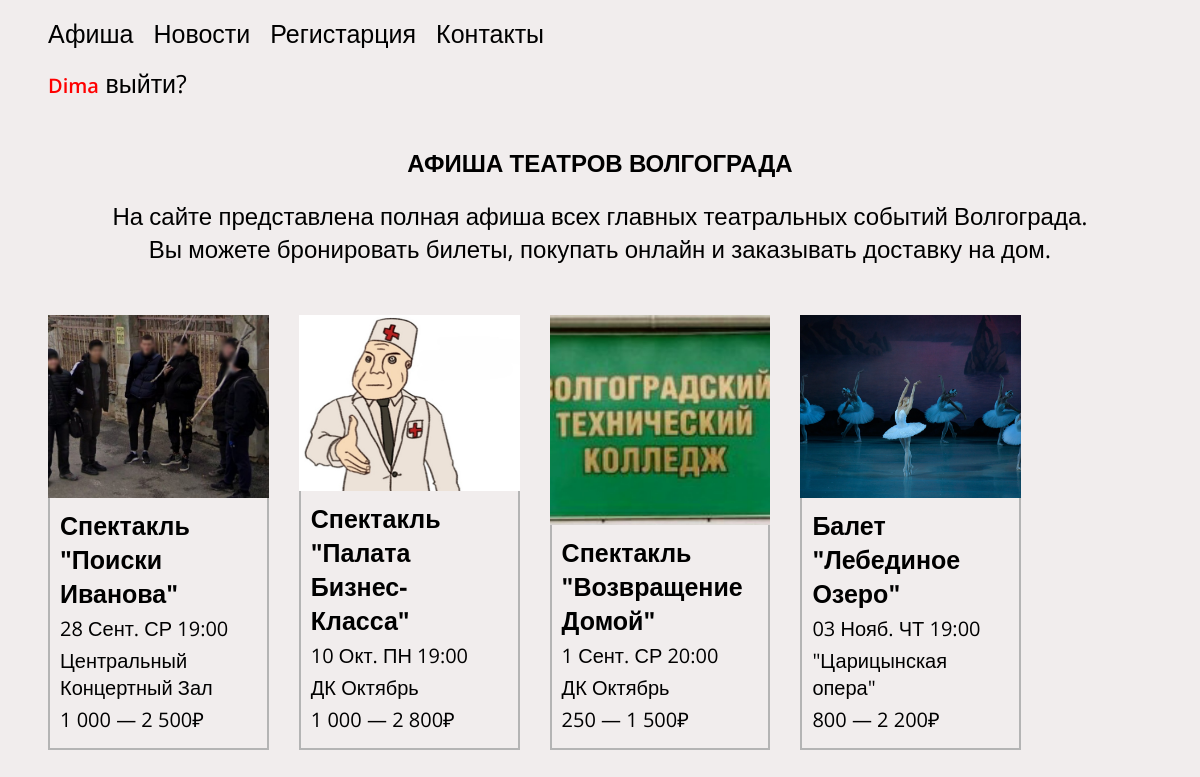
The app's page / (signed in) with its own data.
### tables this page shows
CREATE TABLE `user` (
  `id` int NOT NULL,
  `login` varchar(255) NOT NULL,
  `password` varchar(255) NOT NULL,
  `type` varchar(255) NOT NULL
);

CREATE TABLE `poster` (
  `id` int NOT NULL,
  `img` varchar(255) NOT NULL,
  `name` varchar(255) NOT NULL,
  `date` varchar(255) NOT NULL,
  `place` varchar(255) NOT NULL,
  `price` varchar(255) NOT NULL
);

### index.php (the view, shortened to what this page needs)
<?php
$conn = mysqli_connect("localhost", "root", "", "theatresite");
if (!$conn) {
    die("Ошибка: " . mysqli_connect_error());
} else {
    $posterSelect = "SELECT * FROM `poster`";
    $posterSelectResult = mysqli_query($conn, $posterSelect);
}
?>
<!DOCTYPE html>
<html lang="ru">
<head>
    <link rel="stylesheet" href="/style/style.css">
</head>
<body>
    <header class="header">
        <div class="header-container ">
            <nav class="header-nav">
                <ul class="menu flex">
                    <li>
                        <a href="index.php" class="header-link">Афиша</a>
                    </li>
                    <li>
                        <a href="#">Новости</a>
                    <li>
                        <a href="reg.php">Регистарция</a>
                    </li>
                    </li>
                    <li>
                        <a href="#">Контакты</a>
                    </li>
                </ul>
                <?php
                echo "<ul class='header-cabinet'>";
                if (isset($_SESSION["userid"])) {
                    $currentID = $_SESSION["userid"];
                    $loginSelect = "SELECT login FROM `user` WHERE id = '$currentID'";
                    $loginResult = mysqli_query($conn, $loginSelect);
                    $loginFetch = mysqli_fetch_array($loginResult);
                    echo "<span class ='nameclass'>" . $loginFetch['login'] . "</span>";
                    echo "<a href='exit.php'>" . " выйти?" . "</a>";
                } else {
                    echo "<a href='auth.php'>" . "Авторизация" . "</a>";
                }
                echo "</ul>"
                ?>
            </nav>
        </div>
    </header>
    <main class="main">
        <section class="section">
            <div class="container main-container">
                <h1 class="container-header">
                    АФИША ТЕАТРОВ ВОЛГОГРАДА
                </h1>
                <p class="container header-info">На&nbsp;сайте представлена полная афиша всех главных театральных событий Волгограда.
                    Вы&nbsp;можете бронировать билеты, покупать онлайн и&nbsp;заказывать доставку на&nbsp;дом.</p>
            </div>
            <div class="poster">
                <ul class="poster-list">
                    <?php
                    foreach ($posterSelectResult as $posterRow) {
                        echo "<li class='poster-item'>";
                        echo "<img src='img/" . $posterRow['img'] . "' alt=''>";
                        echo "<div class='poster-content-wrapper'>";
                        echo "<h2 class='poster-header'>" .
                            "<a href='index.php?name=' class='poster-link'>" . $posterRow['name'] . "</a>" .
                            "</h2>";
                        echo "<span class='poster-span'>" . "$posterRow[date]" . "</span>";
                        echo "<span class='poster-span'>" . "$posterRow[place]" . "</span>";
                        echo "<span class='poster-span'>" . "$posterRow[price]" . "</span>";
                        echo "</div>";
                        echo "</li>";
                    }
                    ?>
                </ul>
            </div>
        </section>
    </main>
</body>
</html>

### style/style.css (style rules this page uses)
a { align-items: center; text-decoration: none; color: black; font-size: 25px; padding-right: 20px; }
body { background-color: rgb(241, 237, 237); font-family: 'Open Sans', sans-serif; }
.header { padding-bottom: 10px; }
.flex { display: flex; }
.container { max-width: 1024px; margin: 0 auto; }
ul { list-style: none; }
.nameclass { font-family: 'Open Sans', sans-serif; color: red; font-size: 20px; font-weight: 600; }
.main-container { text-align: center; margin-bottom: 50px; }
.header-info { font-size: 24px; }
.poster-item { width: calc((100% - 40px) / 5); margin-bottom: 30px; display: flex; flex-direction: column; }
.poster-item:not(:last-child) { margin-right: 30px; }
.poster-item img { display: flex; flex: 1; object-fit: cover; overflow: hidden; }
.poster-content-wrapper { display: flex; flex-direction: column; align-content: center; padding: 10px; border: 2px solid rgb(180, 180, 180); border-top: none; }
.poster-header { margin: 0; margin-bottom: 5px; }
.poster-link { margin-bottom: 10px; }
.poster-span { margin-bottom: 5px; font-size: 20px; }
.poster-list { display: flex; }
img { max-width: 100%; }

### records on screen
user: login "Dima"
poster: img (picture), name "Спектакль \"Поиски Иванова\"", date "28 Сент. СР 19:00", place "Центральный Концертный Зал", price "1 000 — 2 500₽"
poster: img (picture), name "Спектакль \"Палата Бизнес-Класса\"", date "10 Окт. ПН 19:00", place "ДК Октябрь", price "1 000 — 2 800₽"
poster: img (picture), name "Спектакль \"Возвращение Домой\"", date "1 Сент. СР 20:00", place "ДК Октябрь", price "250 — 1 500₽"
poster: img (picture), name "Балет \"Лебединое Озеро\"", date "03 Нояб. ЧТ 19:00", place "\"Царицынская опера\"", price "800 — 2 200₽"
